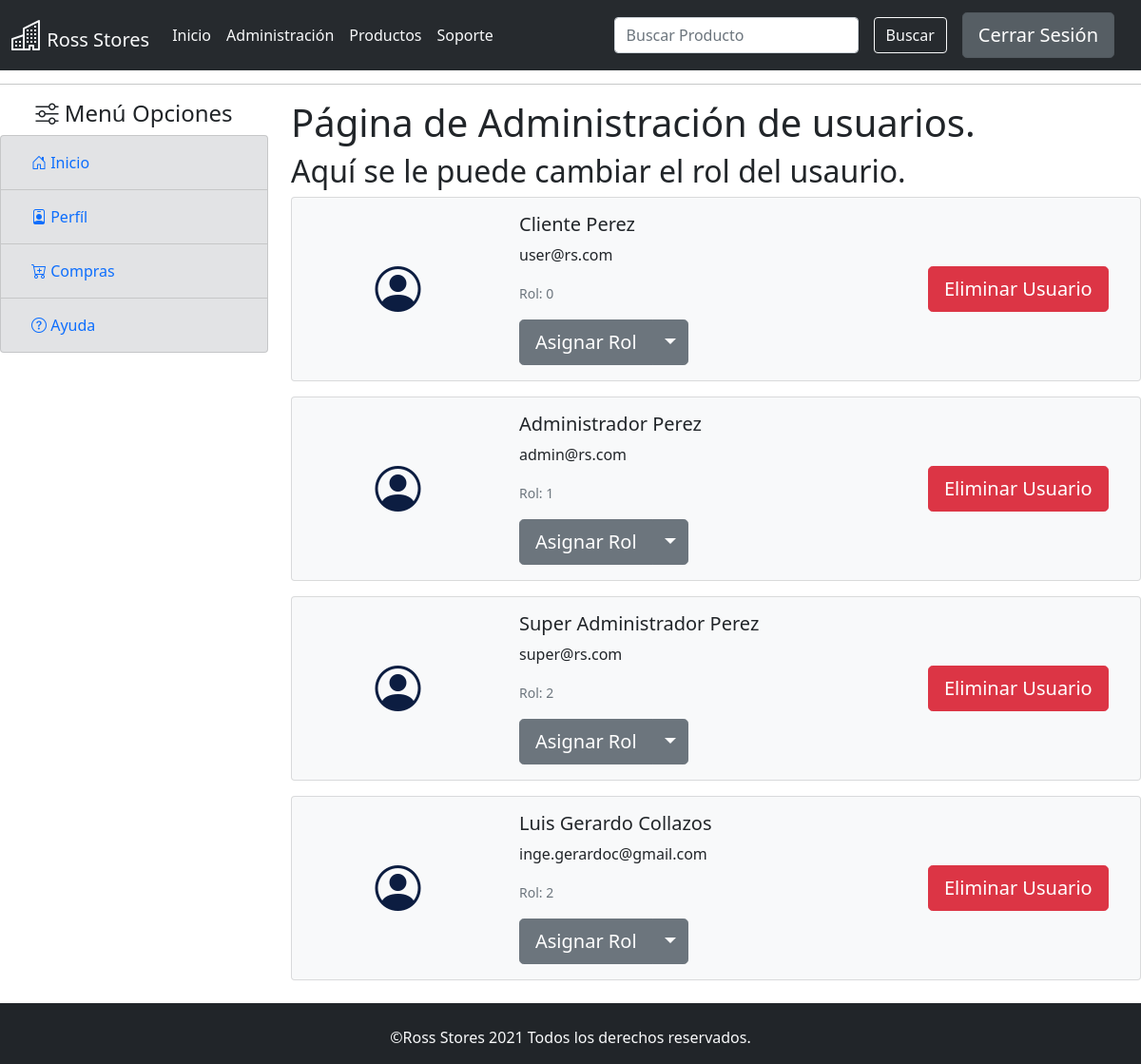
The app's page /usuarios (signed in) with its own data.
### models.py (models this page shows)
class Usuario(db.Model):
    username = TextField(primary_key=True)
    nombre = TextField()
    rol = IntegerField() #0=usuario,1=admin,2=superadmin
    direccion = TextField()
    telefono = TextField()
    clave = TextField()

### app.py (the view)
@app.route('/usuarios')
def usuariosact():
    global logueado
    global user_logueado
    if request.method == 'POST':
        pass
    else:
        users = Usuario.select()
        return render_template('usuarios.html',logueado=logueado,usuario=user_logueado,usuarios=users)

### templates/usuarios.html (shortened to what this page needs)
{% extends "useradmin.html" %}
{% block admin %}
<h1>Página de Administración de usuarios.</h1>
<h2>Aquí se le puede cambiar el rol del usaurio.</h2>
{% for usr in usuarios %}
<div class="card text-dark bg-light mb-3" ">
    <div class="row g-0 align-items-center">
      <div class="col-md-3 text-center">
        <i class="bi-person-circle" style="font-size: 3rem; color: rgb(12, 29, 65);"></i>
      </div>
      <div class="col-md-6">
        <div class="card-body">
          <h5 class="card-title">{{usr.nombre}}</h5>
          <p class="card-text">{{usr.username}}</p>
          <p class="card-text"><small class="text-muted">Rol: {{usr.rol}}</small></p>
            <div class="btn-group">
                <button class="btn btn-secondary btn-lg" type="button">
                Asignar Rol
                </button>
                <button type="button" class="btn btn-lg btn-secondary dropdown-toggle dropdown-toggle-split" data-bs-toggle="dropdown" aria-expanded="false">
                </button>
            </div>
        </div>
      </div>
      <div class="col-3">
        <form action="/eliminarusuario" method="post" class="">
          <button class="btn btn-lg btn-danger" type="submit" name="usuario" value="{{usr.username}}">Eliminar Usuario</button>
        </form>
      </div>
    </div>
  </div>
{% endfor %}
<br><br><br>
{% endblock %}

### records on screen
Usuario: nombre "Cliente Perez", username "user@rs.com", rol "0"
Usuario: nombre "Administrador Perez", username "admin@rs.com", rol "1"
Usuario: nombre "Super Administrador Perez", username "super@rs.com", rol "2"
Usuario: nombre "Luis Gerardo Collazos", username "inge.gerardoc@gmail.com", rol "2"
